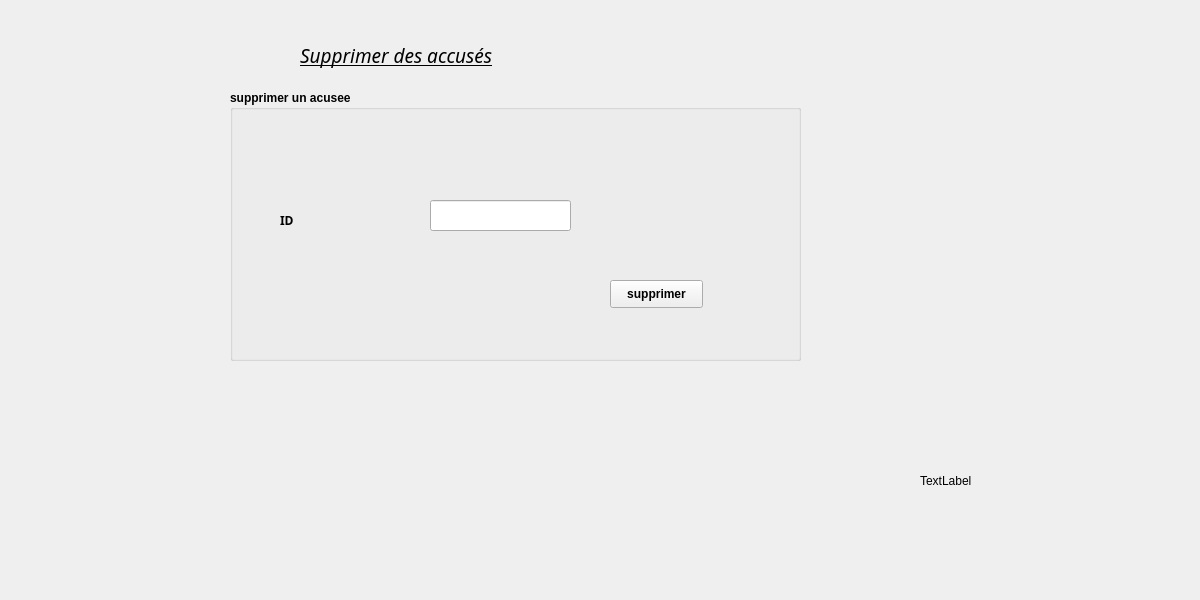
    <widget class="QWidget" name="modifier">
     <attribute name="title">
      <string>supprimer</string>
     </attribute>
     <widget class="QGroupBox" name="groupBox_2">
      <property name="geometry">
       <rect>
        <x>230</x>
        <y>90</y>
        <width>571</width>
        <height>271</height>
       </rect>
      </property>
      <property name="font">
       <font>
        <weight>75</weight>
        <bold>true</bold>
       </font>
      </property>
      <property name="styleSheet">
       <string notr="true"/>
      </property>
      <property name="title">
       <string>supprimer un acusee</string>
      </property>
      <widget class="QLabel" name="label_id_2">
       <property name="geometry">
        <rect>
         <x>50</x>
         <y>110</y>
         <width>141</width>
         <height>41</height>
        </rect>
       </property>
       <property name="font">
        <font>
         <family>Segoe UI Black</family>
         <weight>75</weight>
         <bold>true</bold>
        </font>
       </property>
       <property name="text">
        <string>ID</string>
       </property>
      </widget>
      <widget class="QLineEdit" name="lineEdit_id_ajou_supp">
       <property name="geometry">
        <rect>
         <x>200</x>
         <y>110</y>
         <width>141</width>
         <height>31</height>
        </rect>
       </property>
      </widget>
      <widget class="QPushButton" name="pushButton_supp">
       <property name="geometry">
        <rect>
         <x>380</x>
         <y>190</y>
         <width>93</width>
         <height>28</height>
        </rect>
       </property>
       <property name="text">
        <string>supprimer</string>
       </property>
      </widget>
     </widget>
     <widget class="QLabel" name="label_8">
      <property name="geometry">
       <rect>
        <x>300</x>
        <y>40</y>
        <width>261</width>
        <height>31</height>
       </rect>
      </property>
      <property name="font">
       <font>
        <family>Calibri Light</family>
        <pointsize>14</pointsize>
        <italic>true</italic>
        <underline>true</underline>
       </font>
      </property>
      <property name="text">
       <string>Supprimer des accusés</string>
      </property>
     </widget>
     <widget class="QLabel" name="label_logo_3">
      <property name="geometry">
       <rect>
        <x>920</x>
        <y>370</y>
        <width>271</width>
        <height>221</height>
       </rect>
      </property>
      <property name="text">
       <string>TextLabel</string>
      </property>
     </widget>
    </widget>
